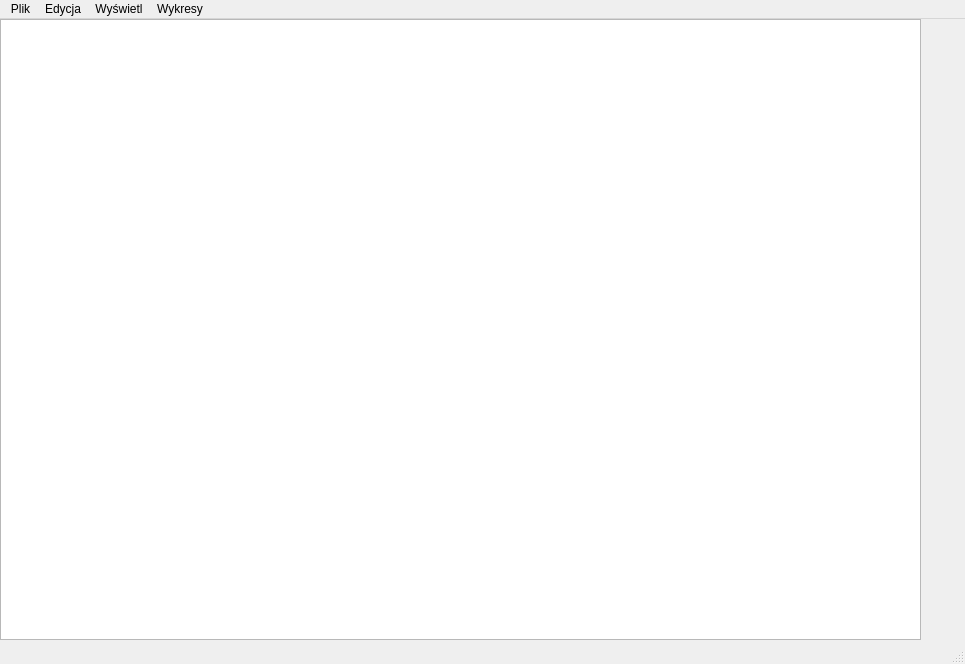
<?xml version="1.0" encoding="UTF-8"?>
<ui version="4.0">
 <class>MainWindow</class>
 <widget class="QMainWindow" name="MainWindow">
  <property name="geometry">
   <rect>
    <x>0</x>
    <y>0</y>
    <width>965</width>
    <height>664</height>
   </rect>
  </property>
  <property name="windowTitle">
   <string>MainWindow</string>
  </property>
  <widget class="QWidget" name="centralwidget">
   <widget class="QTableView" name="tableView">
    <property name="geometry">
     <rect>
      <x>0</x>
      <y>0</y>
      <width>921</width>
      <height>621</height>
     </rect>
    </property>
   </widget>
  </widget>
  <widget class="QMenuBar" name="menubar">
   <property name="geometry">
    <rect>
     <x>0</x>
     <y>0</y>
     <width>965</width>
     <height>21</height>
    </rect>
   </property>
   <widget class="QMenu" name="menuFile">
    <property name="title">
     <string>Plik</string>
    </property>
    <addaction name="actionLoad_data"/>
    <addaction name="actionAddObject"/>
    <addaction name="actionClassify"/>
   </widget>
   <widget class="QMenu" name="menuEdit">
    <property name="title">
     <string>Edycja</string>
    </property>
    <addaction name="actionChangeValOnNUmber"/>
    <addaction name="actionDiscretize"/>
    <addaction name="actionNorm"/>
    <addaction name="actionChangeRange"/>
   </widget>
   <widget class="QMenu" name="menuWy_wietl">
    <property name="title">
     <string>Wyświetl</string>
    </property>
    <addaction name="actionSubset"/>
   </widget>
   <widget class="QMenu" name="menuWykresy">
    <property name="title">
     <string>Wykresy</string>
    </property>
    <addaction name="actionHistogram"/>
    <addaction name="action2D"/>
    <addaction name="action3D"/>
   </widget>
   <addaction name="menuFile"/>
   <addaction name="menuEdit"/>
   <addaction name="menuWy_wietl"/>
   <addaction name="menuWykresy"/>
  </widget>
  <widget class="QStatusBar" name="statusbar"/>
  <action name="actionLoad_data">
   <property name="text">
    <string>Wczytaj dane</string>
   </property>
  </action>
  <action name="actionChangeValOnNUmber">
   <property name="text">
    <string>Zmień na dane numeryczne</string>
   </property>
  </action>
  <action name="actionDiscretize">
   <property name="text">
    <string>Dyskretyzacja</string>
   </property>
  </action>
  <action name="actionNorm">
   <property name="text">
    <string>Normalizacja</string>
   </property>
  </action>
  <action name="actionChangeRange">
   <property name="text">
    <string>Zmiana przedziału</string>
   </property>
  </action>
  <action name="actionSubset">
   <property name="text">
    <string>Procent największych/najniejszych</string>
   </property>
  </action>
  <action name="actionHistogram">
   <property name="text">
    <string>Histogram</string>
   </property>
  </action>
  <action name="action2D">
   <property name="text">
    <string>Wykres 2D</string>
   </property>
  </action>
  <action name="action3D">
   <property name="text">
    <string>Wykres 3D</string>
   </property>
  </action>
  <action name="actionAddObject">
   <property name="text">
    <string>Dodaj obiekt</string>
   </property>
  </action>
  <action name="actionClassify">
   <property name="text">
    <string>Klasyfikacja</string>
   </property>
  </action>
 </widget>
 <resources/>
 <connections/>
</ui>
